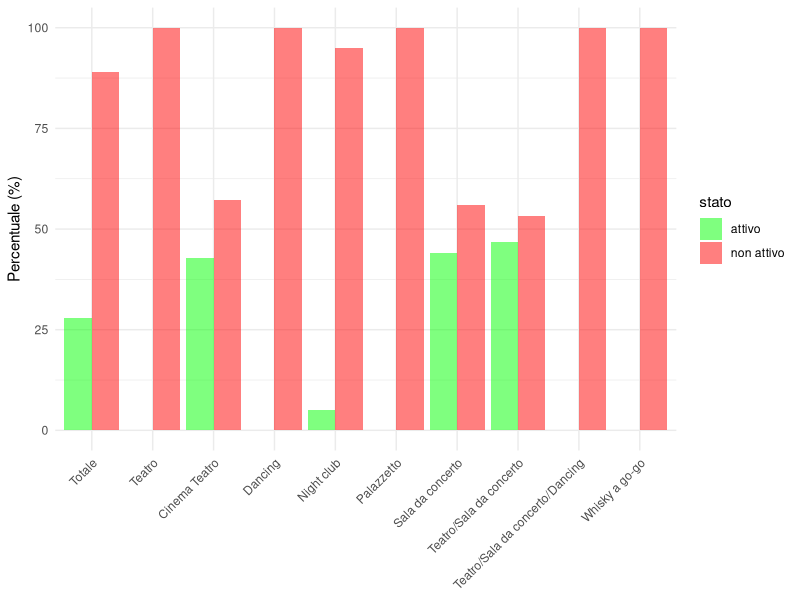

The R script that drew this image:
# Creazione del dataframe con i dati
dati <- data.frame(
  percentuale = c(42.86, 57.14, 0, 100, 5.13, 94.87, 0, 100, 44.12, 55.88, 0, 100, 46.67, 53.33, 0, 100, 0, 100, 28, 89),
  stato = c("attivo", "non attivo", "attivo", "non attivo", "attivo", "non attivo", "attivo", "non attivo", "attivo", "non attivo", "attivo", "non attivo", "attivo", "non attivo", "attivo", "non attivo", "attivo", "non attivo", "attivo", "non attivo"),
  categoria = c("Cinema Teatro", "Cinema Teatro", "Dancing", "Dancing", "Night club", "Night club", "Palazzetto", "Palazzetto", "Sala da concerto", "Sala da concerto", "Teatro", "Teatro", "Teatro/Sala da concerto", "Teatro/Sala da concerto", "Teatro/Sala da concerto/Dancing", "Teatro/Sala da concerto/Dancing", "Whisky a go-go", "Whisky a go-go", "Totale", "Totale")
)

# Definizione dell'ordine personalizzato delle categorie
ordine_categorie <- c("Totale",
  "Teatro", "Cinema Teatro", "Dancing", "Night club", "Palazzetto", 
  "Sala da concerto", "Teatro/Sala da concerto", "Teatro/Sala da concerto/Dancing", "Whisky a go-go"
)


# Creazione di un nuovo fattore con l'ordine personalizzato delle categorie
dati$categoria <- factor(dati$categoria, levels = ordine_categorie)

#Definizione dei colori personalizzati
colori_personalizzati <- c("attivo" = "green", "non attivo" = "red")


# Trasparenza dei colori
trasparenza <- 0.5  # Imposta il valore di trasparenza desiderato

# Installazione e caricamento della libreria ggplot2 (se non è già installata)
if (!requireNamespace("ggplot2", quietly = TRUE)) {
  install.packages("ggplot2")
}
library(ggplot2)

# Creazione dell'istogramma doppio con colori personalizzati
istogramma <- ggplot(dati, aes(x = categoria, y = percentuale, fill = stato)) +
  geom_bar(stat = "identity", position = "dodge") +
  scale_fill_manual(values = alpha(colori_personalizzati, alpha = trasparenza)) +  
  labs(x = NULL, y = "Percentuale (%)", title = NULL) +
  theme_minimal() +
  theme(axis.text.x = element_text(angle = 45, hjust = 1))

# Visualizzazione dell'istogramma
print(istogramma)


#







